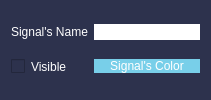
       <widget class="QFrame" name="frame_2">
        <property name="sizePolicy">
         <sizepolicy hsizetype="Maximum" vsizetype="Minimum">
          <horstretch>0</horstretch>
          <verstretch>0</verstretch>
         </sizepolicy>
        </property>
        <property name="styleSheet">
         <string notr="true">background-color: rgb(45, 50, 77);
border-radius: 25px;
buttoon-shadow: 2px 2px 5px rgb(0, 0, 0);
widget-shadow: 2px 2px 5px rgb(0, 0, 0);</string>
        </property>
        <property name="frameShape">
         <enum>QFrame::StyledPanel</enum>
        </property>
        <property name="frameShadow">
         <enum>QFrame::Raised</enum>
        </property>
        <layout class="QGridLayout" name="gridLayout_2">
         <item row="0" column="0">
          <widget class="QLabel" name="signal_name_label_graph_2">
           <property name="styleSheet">
            <string notr="true">color: rgb(255, 255, 255);
font: italic 10pt &quot;Georgia&quot;;
</string>
           </property>
           <property name="text">
            <string>Signal's Name</string>
           </property>
          </widget>
         </item>
         <item row="0" column="1">
          <widget class="QLineEdit" name="signal_name_lineEdit_graph_2">
           <property name="styleSheet">
            <string notr="true">border-radius: 10px;
border-shadow: 2px 2px 5px rgb(0, 0, 0);
background-color: rgb(255, 255, 255);</string>
           </property>
          </widget>
         </item>
         <item row="1" column="0">
          <widget class="QCheckBox" name="visible_checkBox_graph_2">
           <property name="styleSheet">
            <string notr="true">color: rgb(255, 255, 255);
font: italic 10pt &quot;Georgia&quot;;

</string>
           </property>
           <property name="text">
            <string>Visible</string>
           </property>
          </widget>
         </item>
         <item row="1" column="1">
          <widget class="QPushButton" name="signal_color_button_graph_2">
           <property name="cursor">
            <cursorShape>SplitVCursor</cursorShape>
           </property>
           <property name="mouseTracking">
            <bool>true</bool>
           </property>
           <property name="toolTip">
            <string>&lt;html&gt;&lt;head/&gt;&lt;body&gt;&lt;p&gt;&lt;br/&gt;&lt;/p&gt;&lt;/body&gt;&lt;/html&gt;</string>
           </property>
           <property name="whatsThis">
            <string>&lt;html&gt;&lt;head/&gt;&lt;body&gt;&lt;p&gt;&lt;span style=&quot; color:#ffffff;&quot;&gt;)pen&lt;/span&gt;&lt;/p&gt;&lt;/body&gt;&lt;/html&gt;</string>
           </property>
           <property name="styleSheet">
            <string notr="true">font: italic 10pt &quot;Georgia&quot;;
font: 12pt &quot;Georgia&quot;;

color: rgb(255, 255, 255);
background-color: rgb(120, 207, 233);
buttoon-shadow: 2px 2px 5px rgb(0, 0, 0);
border-radius: 10px;</string>
           </property>
           <property name="text">
            <string>Signal's Color</string>
           </property>
          </widget>
         </item>
        </layout>
       </widget>
